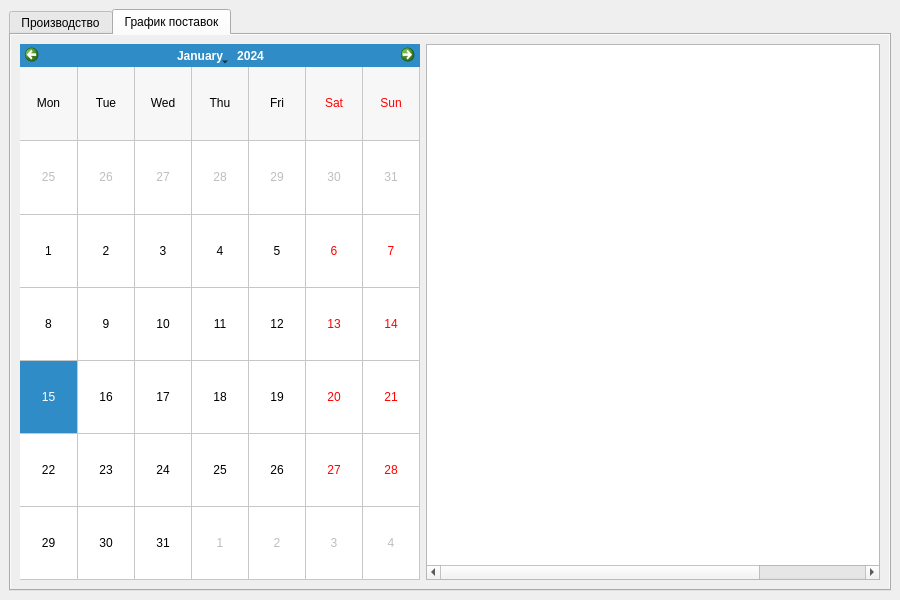
<?xml version="1.0" encoding="UTF-8"?>
<ui version="4.0">
 <class>MainWindow</class>
 <widget class="QMainWindow" name="MainWindow">
  <property name="enabled">
   <bool>true</bool>
  </property>
  <property name="geometry">
   <rect>
    <x>0</x>
    <y>0</y>
    <width>900</width>
    <height>600</height>
   </rect>
  </property>
  <property name="sizePolicy">
   <sizepolicy hsizetype="Expanding" vsizetype="Expanding">
    <horstretch>0</horstretch>
    <verstretch>0</verstretch>
   </sizepolicy>
  </property>
  <property name="baseSize">
   <size>
    <width>800</width>
    <height>600</height>
   </size>
  </property>
  <property name="windowTitle">
   <string>Промышленное производство</string>
  </property>
  <property name="animated">
   <bool>true</bool>
  </property>
  <widget class="QWidget" name="centralwidget">
   <layout class="QVBoxLayout" name="verticalLayout">
    <property name="sizeConstraint">
     <enum>QLayout::SetDefaultConstraint</enum>
    </property>
    <item>
     <widget class="QTabWidget" name="tabWidget">
      <property name="sizePolicy">
       <sizepolicy hsizetype="Expanding" vsizetype="Expanding">
        <horstretch>0</horstretch>
        <verstretch>0</verstretch>
       </sizepolicy>
      </property>
      <property name="currentIndex">
       <number>1</number>
      </property>
      <widget class="QWidget" name="tab">
       <property name="autoFillBackground">
        <bool>true</bool>
       </property>
       <attribute name="title">
        <string>Производство</string>
       </attribute>
       <layout class="QVBoxLayout" name="verticalLayout_2">
        <property name="sizeConstraint">
         <enum>QLayout::SetMaximumSize</enum>
        </property>
        <item>
         <widget class="QTableWidget" name="tableWidget_1">
          <property name="sizePolicy">
           <sizepolicy hsizetype="Expanding" vsizetype="Expanding">
            <horstretch>0</horstretch>
            <verstretch>0</verstretch>
           </sizepolicy>
          </property>
          <property name="tabletTracking">
           <bool>false</bool>
          </property>
          <property name="contextMenuPolicy">
           <enum>Qt::NoContextMenu</enum>
          </property>
          <property name="lineWidth">
           <number>1</number>
          </property>
          <property name="sizeAdjustPolicy">
           <enum>QAbstractScrollArea::AdjustToContents</enum>
          </property>
          <property name="editTriggers">
           <set>QAbstractItemView::NoEditTriggers</set>
          </property>
          <property name="dragEnabled">
           <bool>false</bool>
          </property>
          <property name="columnCount">
           <number>6</number>
          </property>
          <attribute name="horizontalHeaderVisible">
           <bool>false</bool>
          </attribute>
          <attribute name="horizontalHeaderCascadingSectionResizes">
           <bool>true</bool>
          </attribute>
          <attribute name="horizontalHeaderMinimumSectionSize">
           <number>40</number>
          </attribute>
          <attribute name="horizontalHeaderDefaultSectionSize">
           <number>128</number>
          </attribute>
          <attribute name="horizontalHeaderHighlightSections">
           <bool>true</bool>
          </attribute>
          <attribute name="horizontalHeaderStretchLastSection">
           <bool>false</bool>
          </attribute>
          <attribute name="verticalHeaderVisible">
           <bool>false</bool>
          </attribute>
          <attribute name="verticalHeaderCascadingSectionResizes">
           <bool>true</bool>
          </attribute>
          <attribute name="verticalHeaderHighlightSections">
           <bool>true</bool>
          </attribute>
          <attribute name="verticalHeaderShowSortIndicator" stdset="0">
           <bool>false</bool>
          </attribute>
          <column/>
          <column/>
          <column/>
          <column/>
          <column/>
          <column/>
         </widget>
        </item>
        <item>
         <widget class="QPushButton" name="Refresh">
          <property name="text">
           <string>Обновить</string>
          </property>
         </widget>
        </item>
        <item>
         <widget class="QPushButton" name="AddLine">
          <property name="text">
           <string>Добавить запись</string>
          </property>
         </widget>
        </item>
        <item>
         <widget class="QPushButton" name="ChangeLine">
          <property name="text">
           <string>Изменить запись</string>
          </property>
         </widget>
        </item>
        <item>
         <widget class="QPushButton" name="RemoveLine">
          <property name="text">
           <string>Удалить запись</string>
          </property>
         </widget>
        </item>
        <item>
         <widget class="QPushButton" name="Exit">
          <property name="text">
           <string>Выход</string>
          </property>
         </widget>
        </item>
       </layout>
      </widget>
      <widget class="QWidget" name="tab_2">
       <property name="sizePolicy">
        <sizepolicy hsizetype="Expanding" vsizetype="Expanding">
         <horstretch>0</horstretch>
         <verstretch>0</verstretch>
        </sizepolicy>
       </property>
       <property name="autoFillBackground">
        <bool>true</bool>
       </property>
       <attribute name="title">
        <string>График поставок</string>
       </attribute>
       <layout class="QHBoxLayout" name="horizontalLayout">
        <property name="sizeConstraint">
         <enum>QLayout::SetNoConstraint</enum>
        </property>
        <item>
         <widget class="QCalendarWidget" name="Calendar">
          <property name="sizePolicy">
           <sizepolicy hsizetype="Preferred" vsizetype="Preferred">
            <horstretch>0</horstretch>
            <verstretch>0</verstretch>
           </sizepolicy>
          </property>
          <property name="minimumSize">
           <size>
            <width>400</width>
            <height>0</height>
           </size>
          </property>
          <property name="gridVisible">
           <bool>true</bool>
          </property>
          <property name="verticalHeaderFormat">
           <enum>QCalendarWidget::NoVerticalHeader</enum>
          </property>
          <property name="navigationBarVisible">
           <bool>true</bool>
          </property>
         </widget>
        </item>
        <item>
         <widget class="QTableWidget" name="tableWidget_2">
          <property name="sizePolicy">
           <sizepolicy hsizetype="Expanding" vsizetype="Expanding">
            <horstretch>0</horstretch>
            <verstretch>0</verstretch>
           </sizepolicy>
          </property>
          <property name="tabletTracking">
           <bool>false</bool>
          </property>
          <property name="contextMenuPolicy">
           <enum>Qt::DefaultContextMenu</enum>
          </property>
          <property name="lineWidth">
           <number>1</number>
          </property>
          <property name="sizeAdjustPolicy">
           <enum>QAbstractScrollArea::AdjustToContents</enum>
          </property>
          <property name="editTriggers">
           <set>QAbstractItemView::NoEditTriggers</set>
          </property>
          <property name="dragEnabled">
           <bool>false</bool>
          </property>
          <property name="columnCount">
           <number>4</number>
          </property>
          <attribute name="horizontalHeaderVisible">
           <bool>false</bool>
          </attribute>
          <attribute name="horizontalHeaderCascadingSectionResizes">
           <bool>false</bool>
          </attribute>
          <attribute name="horizontalHeaderDefaultSectionSize">
           <number>128</number>
          </attribute>
          <attribute name="horizontalHeaderHighlightSections">
           <bool>false</bool>
          </attribute>
          <attribute name="horizontalHeaderShowSortIndicator" stdset="0">
           <bool>false</bool>
          </attribute>
          <attribute name="horizontalHeaderStretchLastSection">
           <bool>false</bool>
          </attribute>
          <attribute name="verticalHeaderVisible">
           <bool>false</bool>
          </attribute>
          <attribute name="verticalHeaderCascadingSectionResizes">
           <bool>true</bool>
          </attribute>
          <attribute name="verticalHeaderHighlightSections">
           <bool>true</bool>
          </attribute>
          <attribute name="verticalHeaderShowSortIndicator" stdset="0">
           <bool>false</bool>
          </attribute>
          <column/>
          <column/>
          <column/>
          <column/>
         </widget>
        </item>
       </layout>
      </widget>
     </widget>
    </item>
   </layout>
  </widget>
 </widget>
 <resources/>
 <connections/>
</ui>
